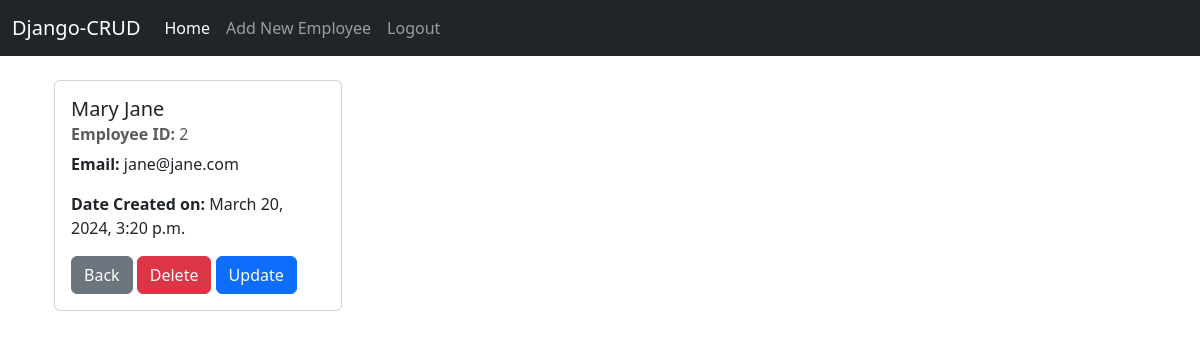
The app's page /employee/2/ (signed in), older data.
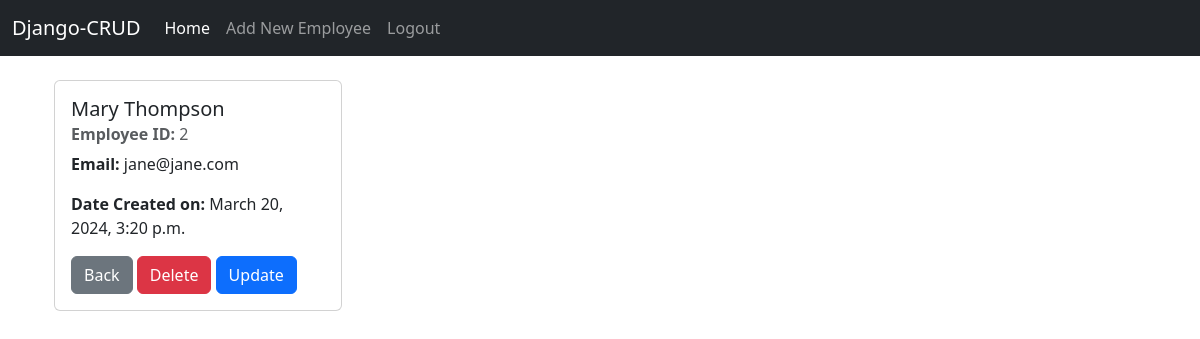
The same page, newer data.
### website/models.py (models this page shows, shortened)
class Employee(models.Model):
    emp_id = models.AutoField(primary_key=True)
    first_name = models.CharField(max_length=100)
    last_name = models.CharField(max_length=200)
    email = models.EmailField()
    created_at = models.DateTimeField(auto_now_add = True)

### website/views.py (the view)
# urls.py: path('employee/<int:pk>/', views.employee_view, name='employee_detail'),
def employee_view(request,pk):
    if request.user.is_authenticated:
        current_employee = Employee.objects.get(pk=pk)
        return render(request, 'website/employee.html', {'emp' : current_employee})
    else:
        return redirect('home')

### website/templates/website/employee.html (shortened to what this page needs)
{% extends 'website/base.html' %}
{% block content %}
    <div class="container">
        <div class="card" style="width: 18rem;">
        <div class="card-body">
        <h5 class="card-title">{{emp.first_name}} {{emp.last_name}}</h5>
        <h6 class="card-subtitle mb-2 text-body-secondary"><strong>Employee ID: </strong>{{emp.emp_id}}</h6>
        <p class="card-text"><strong>Email: </strong> {{emp.email}}</p>
        <p class="card-text"><strong>Date Created on: </strong> {{emp.created_at}}</p>
        <a href="{% url 'home' %}" class="btn btn-secondary">Back</a>
        <a href="{% url 'delete' emp.pk %}" class="btn btn-danger">Delete</a>
        <a href="{% url 'update' emp.pk %}" class="btn btn-primary">Update</a>
    </div>
</div>
    </div>
{% endblock %}

Row changes from the older to the newer data that the page shows:
changed Employee "Mary": last_name "Jane" → "Thompson"
